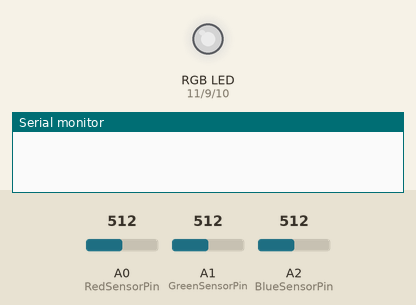
Simulated run of this sketch. Board: Arduino Uno, built with avr-gcc and run on an emulated ATmega328P. Parts: an RGB LED mixed from three pins (HIGH = lit), the last lines printed to the serial monitor. The test bench sets the inputs (shaded band); at power-on: A0 (RedSensorPin) = 512, A1 (GreenSensorPin) = 512, A2 (BlueSensorPin) = 512. Dim RGB values are drawn brighter than linear.

Above: at 1.2 s.
1.3 s: A0 (RedSensorPin) set to 1002
At 2.2 s:
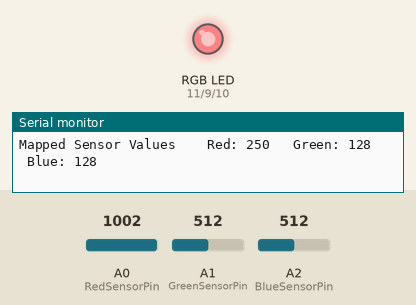
2.8 s: A0 (RedSensorPin) set to 1020
At 3.3 s:
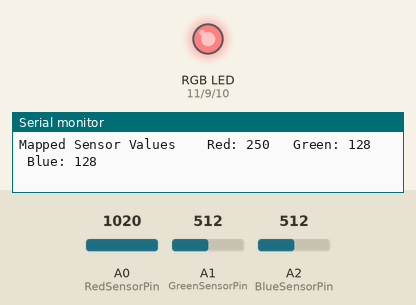
4.3 s: A1 (GreenSensorPin) set to 716
At 5.5 s:
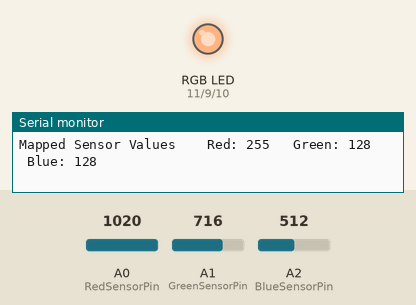
5.8 s: A2 (BlueSensorPin) set to 716
At 6.5 s:
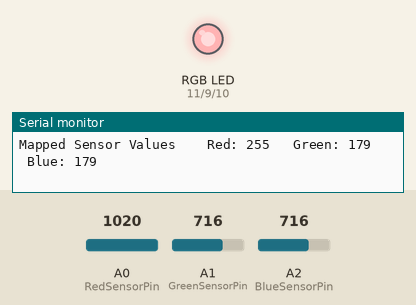
7.3 s: A1 (GreenSensorPin) set to 900
At 7.9 s:
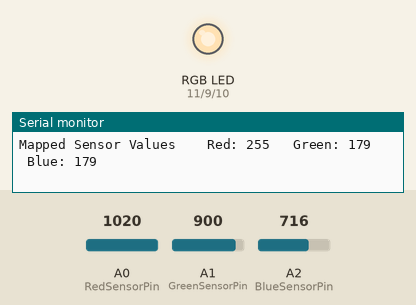
8.8 s: A2 (BlueSensorPin) set to 900
At 9.9 s:
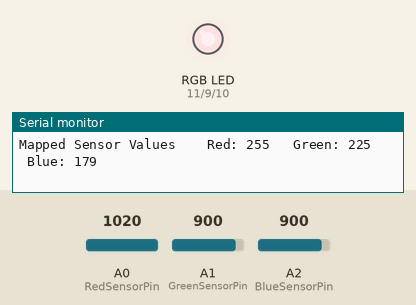
Timing chart, 0 to 11.3 s (numbered marks = the images above; inputs shaded):
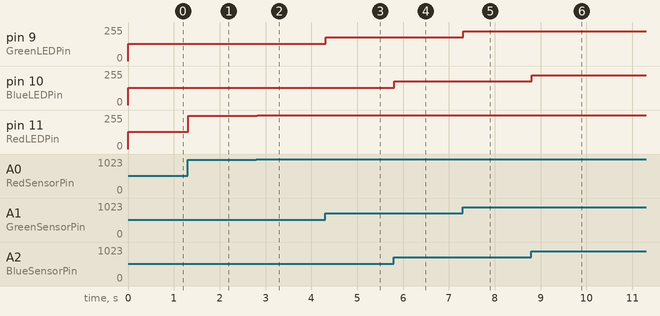

Measured:
- after the input at 1.3 s, pin 11 (RedLEDPin): 128/255 → 250/255 at once
- after the input at 2.8 s, pin 11 (RedLEDPin): 250/255 → 255/255 at once
- after the input at 4.3 s, pin 9 (GreenLEDPin): 128/255 → 179/255 at once
- after the input at 5.8 s, pin 10 (BlueLEDPin): 128/255 → 179/255 at once
- after the input at 7.3 s, pin 9 (GreenLEDPin): 179/255 → 225/255 at once
- after the input at 8.8 s, pin 10 (BlueLEDPin): 179/255 → 225/255 at once

The sketch:

ColorMixingLamp.ino
```cpp
const int RedLEDPin = 11;
const int GreenLEDPin = 9;
const int BlueLEDPin = 10;
const int RedSensorPin = A0;
const int GreenSensorPin = A1;
const int BlueSensorPin = A2;
const int LogRefreshFrecuency = 2000;

int redValue = 0;
int greenValue = 0;
int blueValue = 0;
int redSensorValue = 0;
int greenSensorValue = 0;
int blueSensorValue = 0;

int count = 0;

void setup()
{
	Serial.begin(9600);

	pinMode(RedLEDPin, OUTPUT);
	pinMode(GreenLEDPin, OUTPUT);
	pinMode(BlueLEDPin, OUTPUT);
}

void loop()
{
	redSensorValue = analogRead(RedSensorPin);
	delay(5);
	greenSensorValue = analogRead(GreenLEDPin);
	delay(5);
	blueSensorValue = analogRead(BlueLEDPin);

	redValue = redSensorValue / 4;
	greenValue = greenSensorValue / 4;
	blueValue = blueSensorValue / 4;

	ActualizarLedRGB();

	count += 10;
	if (count >= LogRefreshFrecuency)
	{
		PrintSensorValues();
		PrintMappedValues();
		Serial.println();
		count = 0;
	}
}

void ActualizarLedRGB()
{
	analogWrite(RedLEDPin, redValue);
	analogWrite(GreenLEDPin, greenValue);
	analogWrite(BlueLEDPin, blueValue);
}

void PrintSensorValues()
{
	Serial.print("Raw Sensor Values \t Red: ");
	Serial.print(redSensorValue);
	Serial.print("\t Green: ");
	Serial.print(greenSensorValue);
	Serial.print("\t Blue: ");
	Serial.println(blueSensorValue);
}
void PrintMappedValues()
{
	Serial.print("Mapped Sensor Values \t Red: ");
	Serial.print(redValue);
	Serial.print("\t Green: ");
	Serial.print(greenValue);
	Serial.print("\t Blue: ");
	Serial.println(blueValue);
}
```
